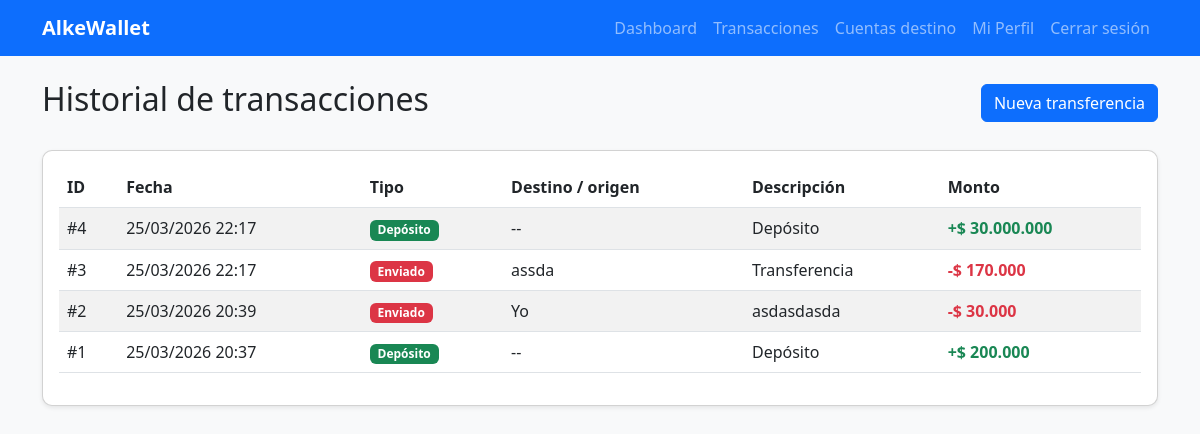
The app's page /transacciones/ (signed in) with its own data.
### wallet/models.py (models this page shows, shortened)
class Transaccion(models.Model):
    TIPO_CHOICES = [
        ('deposito', 'Depósito'),
        ('transferencia', 'Transferencia'),
    ]
    usuario_emisor = models.ForeignKey(User, on_delete=models.CASCADE, related_name='transacciones_enviadas')
    cuenta_destino = models.ForeignKey(
        CuentaDestino, on_delete=models.SET_NULL, null=True, blank=True, related_name='transacciones_recibidas'
    )
    tipo = models.CharField(max_length=20, choices=TIPO_CHOICES, default='transferencia')
    monto = models.PositiveIntegerField()
    descripcion = models.CharField(max_length=200, blank=True, null=True)
    fecha = models.DateTimeField(auto_now_add=True)
    class Meta:
        ordering = ['-fecha']

class CuentaDestino(models.Model):
    BANCO_CHOICES = [
        ('BANCOESTADO', 'BancoEstado'),
        ('BCI', 'BCI'),
        ('SANTANDER', 'Santander'),
        ('OTRO', 'Otro'),
    ]
    TIPO_CUENTA_CHOICES = [
        ('VISTA', 'Cuenta Vista'),
        ('CORRIENTE', 'Cuenta Corriente'),
        ('CHEQUERA', 'Chequera Electrónica'),
        ('OTRO', 'Otro'),
    ]
    usuario = models.ForeignKey(User, on_delete=models.CASCADE, related_name='cuentas_destino')
    alias = models.CharField(max_length=50)
    titular = models.CharField(max_length=100)
    rut = models.CharField(max_length=20)
    banco = models.CharField(max_length=20, choices=BANCO_CHOICES)
    tipo_cuenta = models.CharField(max_length=20, choices=TIPO_CUENTA_CHOICES)
    numero_cuenta = models.CharField(max_length=30)
    correo = models.EmailField(blank=True, null=True)
    es_usuario_alke = models.BooleanField(default=False)
    usuario_alke_relacionado = models.ForeignKey(
        User, on_delete=models.SET_NULL, null=True, blank=True, related_name='cuentas_destino_alke'
    )
    fecha_creacion = models.DateTimeField(auto_now_add=True)

### wallet/views.py (the view)
# urls.py: path('transacciones/', views.transacciones, name='transacciones'),
@login_required
def transacciones(request):
    trans = Transaccion.objects.filter(
        Q(usuario_emisor=request.user) | Q(cuenta_destino__usuario_alke_relacionado=request.user)
    ).select_related('cuenta_destino').order_by('-fecha')
    return render(request, 'wallet/transacciones.html', {'transacciones': trans})

### wallet/templatetags/clp_filters.py (called while the page is built)
@register.filter
def clp(value):
    try:
        return f"$ {int(value):,}".replace(',', '.')
    except Exception:
        return '$ 0'

### wallet/templates/wallet/transacciones.html (shortened to what this page needs)
{% extends 'wallet/base.html' %}{% load clp_filters %}
{% block contenido %}
<div class="d-flex justify-content-between align-items-center mb-4">
    <h2>Historial de transacciones</h2><a href="{% url 'crear_transaccion' %}" class="btn btn-primary">Nueva
        transferencia</a>
</div>
<div class="card">
    <div class="card-body">
        {% if transacciones %}
        <div class="table-responsive">
            <table class="table table-striped">
                <thead>
                    <tr>
                        <th>ID</th>
                        <th>Fecha</th>
                        <th>Tipo</th>
                        <th>Destino / origen</th>
                        <th>Descripción</th>
                        <th>Monto</th>
                    </tr>
                </thead>
                <tbody>
                    {% for trans in transacciones %}
                    <tr>
                        <td>#{{ trans.id }}</td>
                        <td>{{ trans.fecha|date:"d/m/Y H:i" }}</td>
                        <td>
                            {% if trans.tipo == 'deposito' %}
                            <span class="badge bg-success">Depósito</span>
                            {% elif trans.usuario_emisor == user %}
                            <span class="badge bg-danger">Enviado</span>
                            {% else %}
                            <span class="badge bg-info">Recibido</span>
                            {% endif %}
                        </td>
                        <td>
                            {% if trans.tipo == 'deposito' %}--{% elif trans.usuario_emisor == user %}
                            {{trans.cuenta_destino.alias }}
                            {% else %}
                            {{ trans.usuario_emisor.username }}
                            {% endif %}
                        </td>
                        <td>{{ trans.descripcion|default:"--" }}</td>
                        <td>{% if trans.tipo == 'deposito' or trans.cuenta_destino.usuario_alke_relacionado == user %}
                            <span class="text-success fw-bold">+{{ trans.monto|clp }}</span>
                            {% else %}
                            <span class="text-danger fw-bold">-{{ trans.monto|clp }}</span>
                            {% endif %}
                        </td>
                    </tr>
                    {% endfor %}
                </tbody>
            </table>
        </div>
        {% else %}<p class="mb-0">No tienes transacciones todavía.</p>{% endif %}
    </div>
</div>
{% endblock %}

### static/css/estilos.css (style rules this page uses)
body { background:#f8f9fa }
.card { border-radius:10px;box-shadow:0 2px 4px rgba(0,0,0,.08) }
.btn,.form-control,.form-select { border-radius:6px }

### records on screen
Transaccion: tipo "Depósito"
Transaccion: tipo "Enviado"
Transaccion: tipo "Enviado"
Transaccion: tipo "Depósito"
